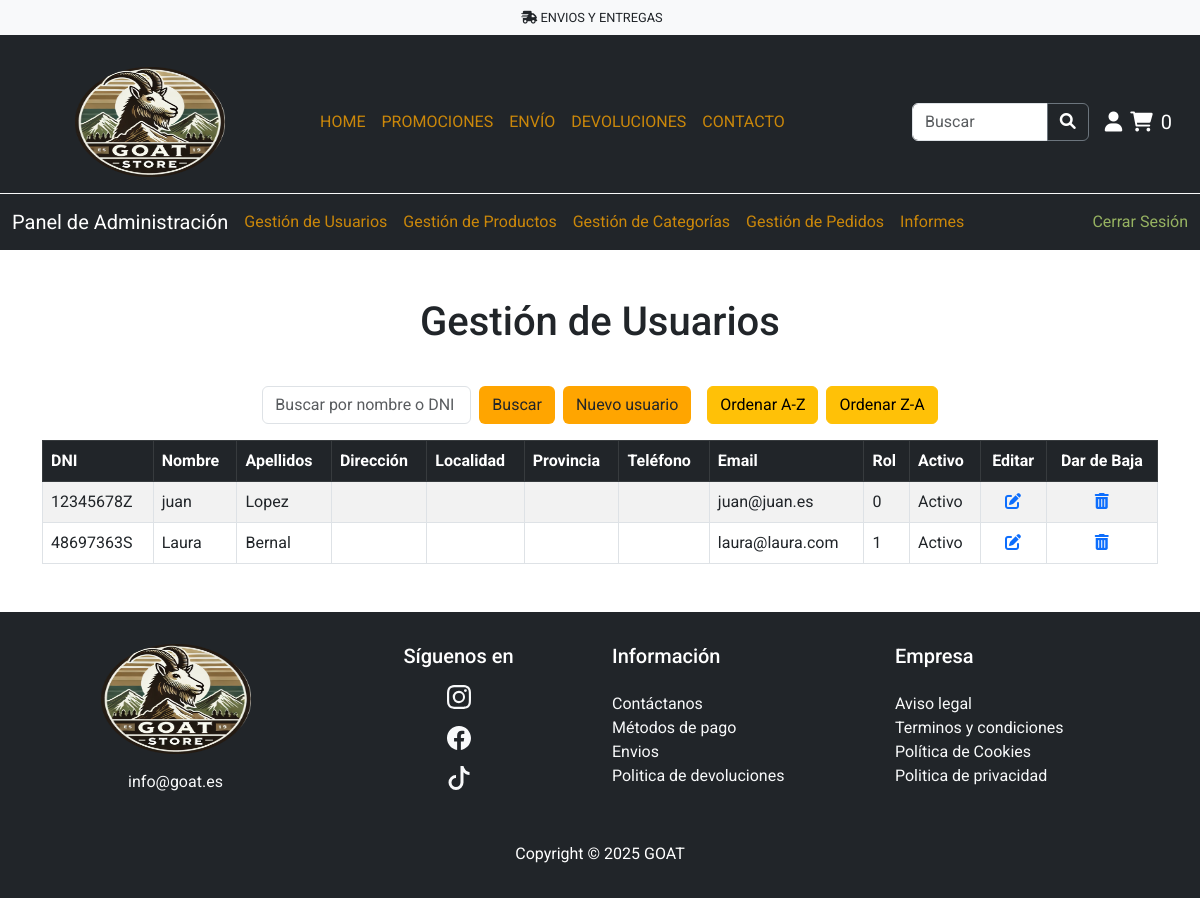
The app's page /paginas/gestion_usuarios.php (signed in), older data.
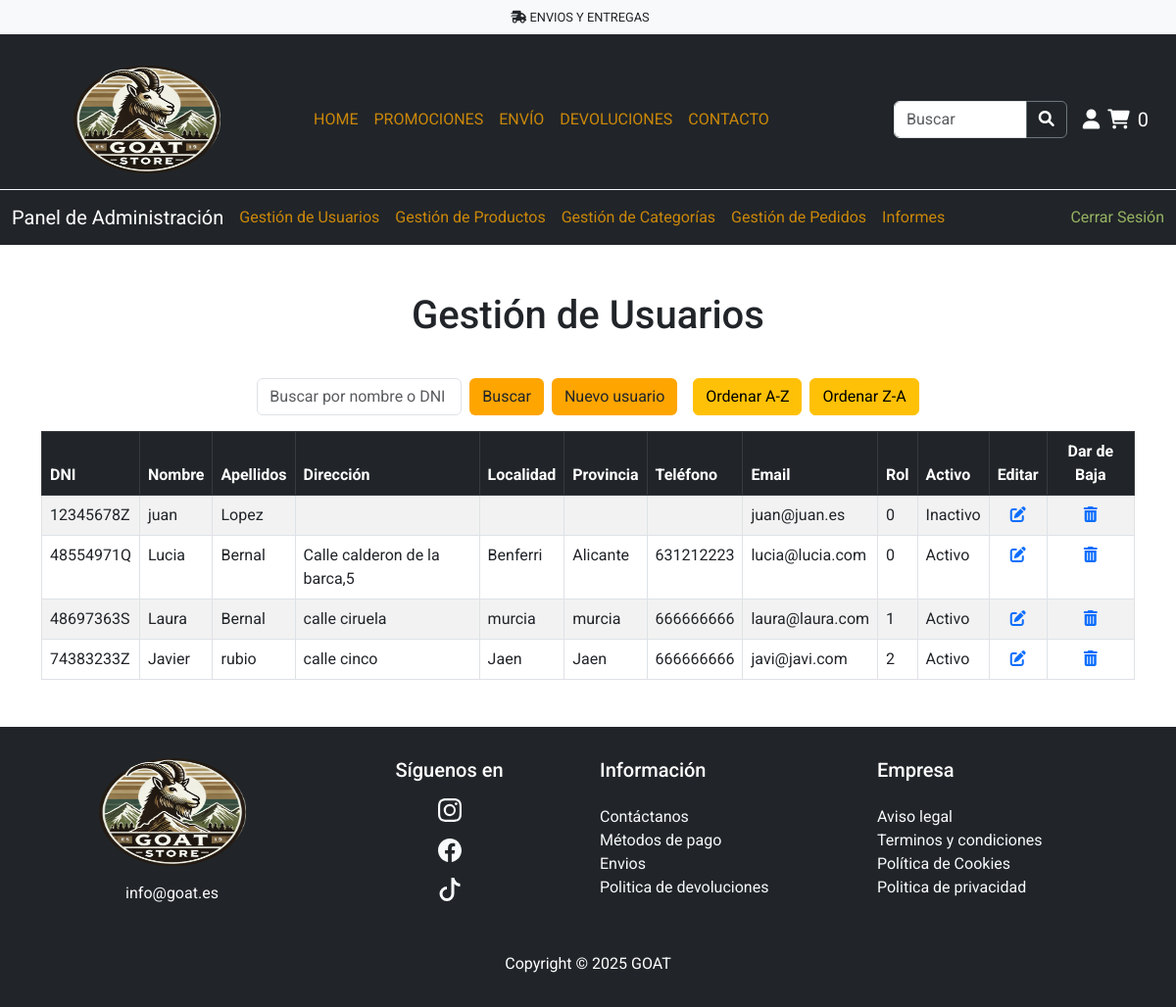
The same page, newer data.
### tables this page shows
CREATE TABLE `usuarios` (
  `dni` varchar(9) NOT NULL,
  `clave` varchar(60) NOT NULL,
  `nombre` varchar(30) NOT NULL,
  `apellidos` varchar(80) NOT NULL,
  `direccion` varchar(50) NOT NULL,
  `localidad` varchar(30) NOT NULL,
  `provincia` varchar(30) NOT NULL,
  `telefono` varchar(9) NOT NULL,
  `email` varchar(30) NOT NULL,
  `rol` tinyint(1) NOT NULL,
  `activo` tinyint(1) NOT NULL
);

### gestores/GestorUsuarios.php (called while the page is built, shortened)
<?php
require_once 'Usuario.php';
class GestorUsuarios
{
    private $db;
    public function __construct($db)
    {
        $this->db = $db;
    }
    public function obtener_usuarios()
    {
        $sql = "SELECT dni, nombre, apellidos, direccion, localidad, provincia, telefono, email, rol, activo FROM usuarios";
        try {
            $stmt = $this->db->prepare($sql);
            $stmt->execute();
            $usuarios = $stmt->fetchAll(PDO::FETCH_ASSOC);
            $lista_usuarios = [];
            foreach ($usuarios as $usuario) {
                $lista_usuarios[] = new Usuario(
                    $usuario['dni'],
                    $usuario['nombre'],
                    $usuario['apellidos'],
                    $usuario['direccion'],
                    $usuario['localidad'],
                    $usuario['provincia'],
                    $usuario['telefono'],
                    $usuario['email'],
                    $usuario['rol'],
                    $usuario['activo']
                );
            }
            return $lista_usuarios;
        } catch (PDOException $e) {
            echo "Error al obtener los clientes: " . $e->getMessage();
            return [];
        }
    }
}
?>

### gestores/Usuario.php (called while the page is built, shortened)
<?php
class Usuario
{
    private $dni;
    private $nombre;
    private $apellidos;
    private $direccion;
    private $localidad;
    private $provincia;
    private $telefono;
    private $email;
    private $rol;
    private $activo;
    public function __construct($dni, $nombre, $apellidos, $direccion, $localidad, $provincia, $telefono, $email, $rol, $activo, $clave = null)
    {
        $this->dni = $dni;
        $this->nombre = $nombre;
        $this->apellidos = $apellidos;
        $this->direccion = $direccion;
        $this->localidad = $localidad;
        $this->provincia = $provincia;
        $this->telefono = $telefono;
        $this->email = $email;
        $this->rol = $rol;
        $this->activo = $activo;
    }
    public function getDni()
    {
        return $this->dni;
    }
    public function getNombre()
    {
        return $this->nombre;
    }
    public function getApellidos()
    {
        return $this->apellidos;
    }
    public function getDireccion()
    {
        return $this->direccion;
    }
    public function getLocalidad()
    {
        return $this->localidad;
    }
    public function getProvincia()
    {
        return $this->provincia;
    }
    public function getTelefono()
    {
        return $this->telefono;
    }
    public function getEmail()
    {
        return $this->email;
    }
    public function getRol()
    {
        return $this->rol;
    }
    public function getActivo()
    {
        return $this->activo;
    }
}
?>

### paginas/gestion_usuarios.php (the view, shortened to what the changed rows need)
<?php
require_once '../servidor/config.php';
include_once '../gestores/GestorUsuarios.php';
$db = conectar();
$gestor = new GestorUsuarios($db);
$usuario = $gestor->obtener_usuarios();
?>
<!DOCTYPE html>
<html lang="en">
<head>
    <link href="https://cdn.jsdelivr.net/npm/bootstrap@5.3.0/dist/css/bootstrap.min.css" rel="stylesheet">
    <link rel="stylesheet" href="https://cdnjs.cloudflare.com/ajax/libs/font-awesome/6.0.0-beta3/css/all.min.css">
    <link rel="stylesheet" href="../estilos/style1.css">
</head>
<body>
    <div class="container my-5">
        <h1 class="text-center mb-4">Gestión de Usuarios</h1>
        <div class="table-container">
            <table class="table table-striped table-bordered">
                <thead class="table-dark">
                    <tr>
                        <th>DNI</th>
                        <th>Nombre</th>
                        <th>Apellidos</th>
                        <th>Dirección</th>
                        <th>Localidad</th>
                        <th>Provincia</th>
                        <th>Teléfono</th>
                        <th>Email</th>
                        <th>Rol</th>
                        <th>Activo</th>
                        <th class="text-center">Editar</th>
                        <th class="text-center">Dar de Baja</th>
                    </tr>
                </thead>
                <tbody>
                    <?php foreach ($usuario as $usuarios): ?>
                        <tr>
                            <td><?= htmlspecialchars($usuarios->getDni()); ?></td>
                            <td><?= htmlspecialchars($usuarios->getNombre()); ?></td>
                            <td><?= htmlspecialchars($usuarios->getApellidos()); ?></td>
                            <td><?= htmlspecialchars($usuarios->getDireccion()); ?></td>
                            <td><?= htmlspecialchars($usuarios->getLocalidad()); ?></td>
                            <td><?= htmlspecialchars($usuarios->getProvincia()); ?></td>
                            <td><?= htmlspecialchars($usuarios->getTelefono()); ?></td>
                            <td><?= htmlspecialchars($usuarios->getEmail()); ?></td>
                            <td><?= htmlspecialchars($usuarios->getRol()); ?></td>
                            <td><?= htmlspecialchars($usuarios->getActivo() == 1 ? 'Activo' : 'Inactivo'); ?></td>
                            <td class="text-center">
                                <a href="editar_administrador.php?dni=<?= htmlspecialchars($usuarios->getDni()); ?>">
                                    <i class="fas fa-edit"></i>
                                </a>
                            </td>
                            <td class="text-center">
                                <a href="baja_usuario.php?dni=<?= htmlspecialchars($usuarios->getDni()); ?>">
                                    <i class="fas fa-trash-alt"></i>
                                </a>
                            </td>
                        </tr>
                    <?php endforeach; ?>
                </tbody>
            </table>
        </div>
    </div>
</body>
</html>

Row changes from the older to the newer data that the page shows:
changed usuarios "juan": activo "Activo" → "Inactivo"
added usuarios: dni "48554971Q", nombre "Lucia", apellidos "Bernal", direccion "Calle calderon de la barca,5", localidad "Benferri", provincia "Alicante", telefono "631212223", email "lucia@lucia.com", rol "0", activo "Activo"
changed usuarios "Laura": direccion (not shown) → "calle ciruela"; localidad (not shown) → "murcia"; provincia (not shown) → "murcia"; telefono (not shown) → "666666666"
added usuarios: dni "74383233Z", nombre "Javier", apellidos "rubio", direccion "calle cinco", localidad "Jaen", provincia "Jaen", telefono "666666666", email "javi@javi.com", rol "2", activo "Activo"
